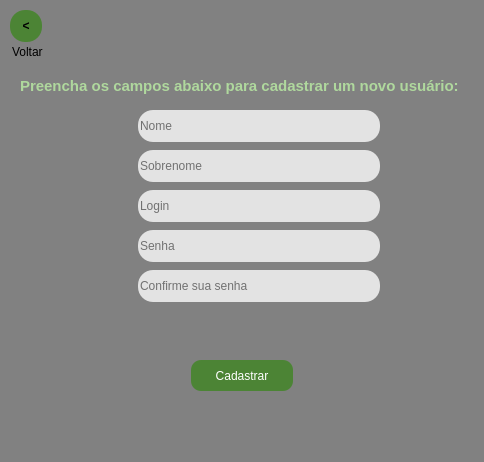
<?xml version="1.0" encoding="UTF-8"?>
<ui version="4.0">
 <class>MainWindow</class>
 <widget class="QMainWindow" name="MainWindow">
  <property name="geometry">
   <rect>
    <x>0</x>
    <y>0</y>
    <width>484</width>
    <height>462</height>
   </rect>
  </property>
  <property name="windowTitle">
   <string>Cadastrando vendedor</string>
  </property>
  <property name="styleSheet">
   <string notr="true">background-color: rgb(129, 129, 129);</string>
  </property>
  <widget class="QWidget" name="centralwidget">
   <widget class="QPushButton" name="enviar_dados">
    <property name="geometry">
     <rect>
      <x>191</x>
      <y>360</y>
      <width>102</width>
      <height>31</height>
     </rect>
    </property>
    <property name="styleSheet">
     <string notr="true">background-color: rgb(76, 132, 53);
color: rgb(255, 255, 255);
border-radius: 10px;
border-style: outset;</string>
    </property>
    <property name="text">
     <string>Cadastrar</string>
    </property>
   </widget>
   <widget class="QLineEdit" name="dado_nome">
    <property name="geometry">
     <rect>
      <x>138</x>
      <y>110</y>
      <width>242</width>
      <height>32</height>
     </rect>
    </property>
    <property name="styleSheet">
     <string notr="true">border-radius: 15px;
background-color: rgb(227, 227, 227);
border-style: outset;
</string>
    </property>
    <property name="placeholderText">
     <string>Nome</string>
    </property>
   </widget>
   <widget class="QLabel" name="msg_for_user">
    <property name="geometry">
     <rect>
      <x>186</x>
      <y>320</y>
      <width>112</width>
      <height>21</height>
     </rect>
    </property>
    <property name="styleSheet">
     <string notr="true">color: rgb(114, 75, 17);</string>
    </property>
    <property name="text">
     <string/>
    </property>
   </widget>
   <widget class="QLineEdit" name="confirma_senha">
    <property name="geometry">
     <rect>
      <x>138</x>
      <y>270</y>
      <width>242</width>
      <height>32</height>
     </rect>
    </property>
    <property name="styleSheet">
     <string notr="true">border-radius: 15px;
background-color: rgb(227, 227, 227);
border-style: outset;
</string>
    </property>
    <property name="placeholderText">
     <string>Confirme sua senha</string>
    </property>
   </widget>
   <widget class="QLabel" name="imagem_dados">
    <property name="geometry">
     <rect>
      <x>104</x>
      <y>110</y>
      <width>32</width>
      <height>32</height>
     </rect>
    </property>
    <property name="text">
     <string/>
    </property>
    <property name="pixmap">
     <pixmap>Dados.png</pixmap>
    </property>
   </widget>
   <widget class="QPushButton" name="botao_voltar">
    <property name="geometry">
     <rect>
      <x>10</x>
      <y>10</y>
      <width>32</width>
      <height>32</height>
     </rect>
    </property>
    <property name="font">
     <font>
      <weight>75</weight>
      <bold>true</bold>
     </font>
    </property>
    <property name="styleSheet">
     <string notr="true">background-color: rgb(76, 132, 53);
border-radius: 15px;
border-style: outset;
border-width: 0px;</string>
    </property>
    <property name="text">
     <string>&lt;</string>
    </property>
   </widget>
   <widget class="QLineEdit" name="dado_sobrenome">
    <property name="geometry">
     <rect>
      <x>138</x>
      <y>150</y>
      <width>242</width>
      <height>32</height>
     </rect>
    </property>
    <property name="styleSheet">
     <string notr="true">border-radius: 15px;
background-color: rgb(227, 227, 227);
border-style: outset;
</string>
    </property>
    <property name="placeholderText">
     <string>Sobrenome</string>
    </property>
   </widget>
   <widget class="QLineEdit" name="login">
    <property name="geometry">
     <rect>
      <x>138</x>
      <y>190</y>
      <width>242</width>
      <height>32</height>
     </rect>
    </property>
    <property name="styleSheet">
     <string notr="true">border-radius: 15px;
background-color: rgb(227, 227, 227);
border-style: outset;
</string>
    </property>
    <property name="placeholderText">
     <string>Login</string>
    </property>
   </widget>
   <widget class="QLabel" name="imagem_login">
    <property name="geometry">
     <rect>
      <x>104</x>
      <y>190</y>
      <width>32</width>
      <height>32</height>
     </rect>
    </property>
    <property name="text">
     <string/>
    </property>
    <property name="pixmap">
     <pixmap>../Parte 1/Perfil.png</pixmap>
    </property>
   </widget>
   <widget class="QLabel" name="imagem_senha">
    <property name="geometry">
     <rect>
      <x>104</x>
      <y>230</y>
      <width>32</width>
      <height>32</height>
     </rect>
    </property>
    <property name="text">
     <string/>
    </property>
    <property name="pixmap">
     <pixmap>../Parte 1/Chave.png</pixmap>
    </property>
   </widget>
   <widget class="QLineEdit" name="senha">
    <property name="geometry">
     <rect>
      <x>138</x>
      <y>230</y>
      <width>242</width>
      <height>32</height>
     </rect>
    </property>
    <property name="styleSheet">
     <string notr="true">border-radius: 15px;
background-color: rgb(227, 227, 227);
border-style: outset;
</string>
    </property>
    <property name="placeholderText">
     <string>Senha</string>
    </property>
   </widget>
   <widget class="QLabel" name="texto_botaoVoltar">
    <property name="geometry">
     <rect>
      <x>12</x>
      <y>44</y>
      <width>31</width>
      <height>16</height>
     </rect>
    </property>
    <property name="text">
     <string>Voltar</string>
    </property>
   </widget>
   <widget class="QLabel" name="instrucao">
    <property name="geometry">
     <rect>
      <x>20</x>
      <y>70</y>
      <width>451</width>
      <height>31</height>
     </rect>
    </property>
    <property name="font">
     <font>
      <pointsize>11</pointsize>
      <weight>75</weight>
      <bold>true</bold>
     </font>
    </property>
    <property name="styleSheet">
     <string notr="true">color: rgb(175, 216, 157);</string>
    </property>
    <property name="text">
     <string>Preencha os campos abaixo para cadastrar um novo usuário:</string>
    </property>
   </widget>
  </widget>
  <widget class="QMenuBar" name="menubar">
   <property name="geometry">
    <rect>
     <x>0</x>
     <y>0</y>
     <width>484</width>
     <height>21</height>
    </rect>
   </property>
  </widget>
  <widget class="QStatusBar" name="statusbar"/>
 </widget>
 <resources/>
 <connections/>
</ui>
